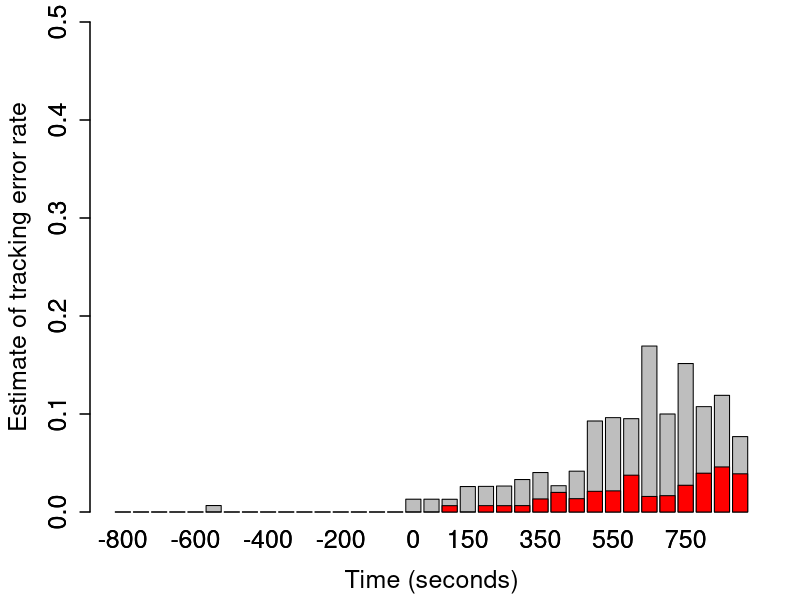

Write the R code that produced this figure.
x2 <- read.delim("live_data_output/072112_02_t11_50_neighbor_swaps_membonly.txt")
x2 <- x2[x2$time < 850+950,]
z2 <- t(data.frame(error.rate = x2$swap.events / x2$cells.analyzed, ok.rate = 1 - x2$swap.events / x2$cells.analyzed))


x <- read.delim("live_data_output/072112_02_t11_50_neighbor_swaps.txt")
x <- x[x$time < 850+950,]
z <- t(data.frame(error.rate = x$swap.events / x$cells.analyzed, ok.rate = 1 - x$swap.events / x$cells.analyzed))

pdf("swap_rate_new.pdf", 5, 5)
op <- par(mar=(c(4.3, 4.4, 1, 1.25) + 0.1), ps=18) #,lwd=3)

## ‘c(bottom, left, top, right)’ ‘c(5, 4, 4, 2) + 0.1’.
barplot(x2$swap.events / x2$cells.analyzed, col="gray",
        names.arg = x2$time-850, ylab="Estimate of tracking error rate", ylim=c(0,0.5), legend=F, xlab="Time (seconds)")#, lwd=3)

## ‘c(bottom, left, top, right)’ ‘c(5, 4, 4, 2) + 0.1’.
##barplot(x$swap.events / x$cells.analyzed, col="red",
##        names.arg = x$time-850, ylab="Estimate of tracking error rate", ylim=c(0,0.5), legend=F, xlab="Time (seconds)", lwd=3, add=T)

barplot(x$swap.events / x$cells.analyzed, col="red",
        names.arg = x$time-850, ylim=c(0,0.5), legend=F, add=T) #,lwd=3)

par(op)
dev.off()

## pdf("swap_rate2.pdf", 7, 4)
## op <- par(mar=(c(4.3, 4.4, 1, 1.25) + 0.1), lwd=3, ps=22)
## barplot(z, col=c("red", "green"),
##         names.arg = x$time, ylab="Error Rate", ylim=c(0,1), legend=F, xlab="Time (seconds)", lwd=3)
## dev.off()
